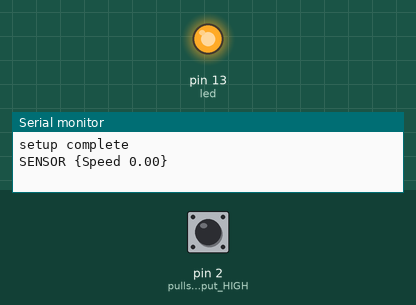
Recording of a sketch running on a simulated Arduino Mega 2560, built with avr-gcc and run on an emulated ATmega2560. On the bench: output pins drawn as LEDs (lit = HIGH), the last lines printed to the serial monitor. Dashed ring = blinking. The test bench sets the inputs (shaded band); at power-on: pin 2 (pulls_input_HIGH) LOW.

Above: at 1.2 s.
1.3 s: pin 2 (pulls_input_HIGH) pulsed HIGH 5 times (0.12 s each, 0.3 s apart)
At 1.75 s:
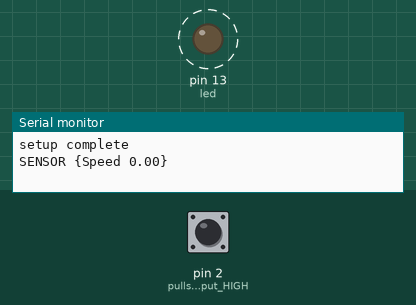
4.3 s: pin 2 (pulls_input_HIGH) driven HIGH
At 4.6 s:
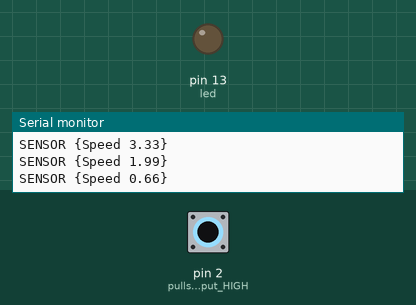
Timing chart, 0 to 7.3 s (numbered marks = the images above; inputs shaded):
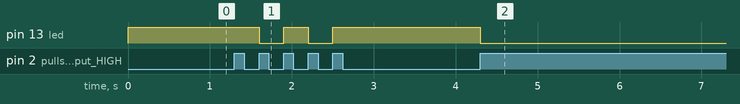

The sketch:

C6_WheelRevSerial.ino
```cpp
/* Wheel Revolution Interrupt routine
   Ben Spencer 10/21/13
   Modified by Tyler Folsom 3/16/14

   A cyclometer gives a click once per revolution.
   This routine computes the speed.
*/
// CLICK_IN defined: use interrupt; not defined: simulate with timer
#define CLICK_IN
#define LOOP_TIME_MS 1000
#define CLICK_TIME_MS 1000

#define WHEEL_DIAMETER_MM 397
#define MEG 1000000
#define MAX_SPEED_KPH 200
#define MAX_SPEED_mmPs   ((MAX_SPEED_KPH * MEG) / 3600)
// MAX_SPEED_mmPs = 13,888 mm/s = 13.888 m/s
unsigned long MinTickTime_ms;
// ((WHEEL_DIAMETER_MM * 3142) / MAX_SPEED_mmPs)
// MinTickTime_ms = 89 ms
#define MIN_SPEED_mPh 500
// A speed of less than 0.5 KPH is zero.
unsigned long MaxTickTime_ms;
// ((WHEEL_DIAMETER_MM * 3142) / MIN_SPEED_mmPs)
// MinTickTime_ms = 9239 ms = 9 sec

float Odometer_m = 0;
long SpeedCyclometer_mmPs = 0;
// Speed in revolutions per second is independent of wheel size.
float SpeedCyclometer_revPs = 0.0;//revolutions per sec
volatile unsigned long TickTime = 0;
long WheelRev_ms = 0;
volatile unsigned long OldTick = 0;
// volatile unsigned long InterruptCount =0;
#define IRQ_NONE 0
#define IRQ_FIRST 1
#define IRQ_RUNNING 2
volatile int InterruptState = IRQ_NONE;
unsigned long ShowTime_ms;

/*---------------------------------------------------------------------------------------*/
// WheelRev is called by an interrupt.
void WheelRev()
{
    static int flip = 0;
    unsigned long tick;
    noInterrupts();
    tick = millis();
    if (InterruptState != IRQ_RUNNING)
    // Need to process 1st two interrupts before results are meaningful.
        InterruptState++;

    if (tick - TickTime > MinTickTime_ms)
    {
        OldTick = TickTime;
        TickTime = tick;
    }
    if (flip)
        digitalWrite(13, LOW);
    else
        digitalWrite(13, HIGH);
    flip =!flip;

    interrupts();
}
/*---------------------------------------------------------------------------------------*/

void setup()
{
    Serial.begin(115200);//serial monitor
    Serial2.begin(115200); // C6 to C4

    pinMode(13, OUTPUT); //led
    digitalWrite(13, HIGH);//turn LED on

    pinMode(2, INPUT);//pulls input HIGH
    float MinTick = WHEEL_DIAMETER_MM * PI;
//    Serial.print (" MinTick = ");
//    Serial.println (MinTick);
    MinTick *= 1000.0;
    MinTick /= MAX_SPEED_mmPs;
//    Serial.print (MinTick);
    MinTickTime_ms = MinTick;
//    Serial.print (" MinTickTime_ms = ");
//    Serial.println (MinTickTime_ms);

//    Serial.print (" MIN_SPEED_mPh = ");
//    Serial.print (MIN_SPEED_mPh);
    float MIN_SPEED_mmPs =  ((MIN_SPEED_mPh * 1000.0) / 3600.0);
    // MIN_SPEED_mmPs = 135 mm/s
//    Serial.print (" MIN_SPEED_mmPs = ");
//    Serial.print (MIN_SPEED_mmPs);
    float MaxTick = (WHEEL_DIAMETER_MM * PI * 1000.0) / MIN_SPEED_mmPs;
//    Serial.print (" MaxTick = ");
//    Serial.print (MaxTick);
    MaxTickTime_ms = MaxTick;
//    Serial.print (" MaxTickTime = ");
//    Serial.println (MaxTickTime_ms);
    TickTime = millis();
    // OldTick will normally be less than TickTime.
    // When it is greater, TickTime - OldTick is a large positive number,
    // indicating that we have not moved.
    // TickTime would overflow after days of continuous operation, causing a glitch of
    // a display of zero speed.  It is unlikely that we have enough battery power to ever see this.
    OldTick = TickTime;
    ShowTime_ms = TickTime;
    InterruptState = IRQ_NONE;
    attachInterrupt (0, WheelRev, RISING);//pin 2 on Mega
    Serial.println("setup complete");
}
/*---------------------------------------------------------------------------------------*/

void loop()
{
    int i, cycles;
    unsigned long time, endTime;
      time = millis();
  if (LOOP_TIME_MS > CLICK_TIME_MS)
  {  // high speed
    cycles = LOOP_TIME_MS / CLICK_TIME_MS;
 //delay until endTime
  //keeps a constant rate of loop calls,
  //but don't count time in loop
    for (i=0; i<cycles; i++)
    {
      endTime = time + CLICK_TIME_MS ;//loop at 0.25 sec
      while (time < endTime)
      {
         time = millis();
      }
      WheelRev();
    }
    show_speed();
  }
  else  // low speed
  {
    cycles = CLICK_TIME_MS / LOOP_TIME_MS;
   for (i=0; i<cycles; i++)
    {
      endTime = time + LOOP_TIME_MS ;
      while (time < endTime)
      {
         time = millis();
      }
      show_speed();
    }
  }
}
/*---------------------------------------------------------------------------------------*/
void show_speed()
{
   ShowTime_ms = millis();
   if (InterruptState == IRQ_NONE || InterruptState == IRQ_FIRST)  // no OR 1 interrupts
   {
       SpeedCyclometer_mmPs = 0;
       SpeedCyclometer_revPs = 0;
   }
  //check if velocity has gone to zero

    if(ShowTime_ms - TickTime > MaxTickTime_ms)
    {  // stopped
       SpeedCyclometer_mmPs = 0;
       SpeedCyclometer_revPs = 0;
    }
    else
    {  // moving
        WheelRev_ms = max(TickTime - OldTick, ShowTime_ms - TickTime);
        if (InterruptState == IRQ_RUNNING)
        {  // have new data

            float Circum_mm = (WHEEL_DIAMETER_MM * PI);
            if (WheelRev_ms > 0)
            {
                SpeedCyclometer_revPs = 1000.0 / WheelRev_ms;
                SpeedCyclometer_mmPs  = Circum_mm * SpeedCyclometer_revPs;
            }
         else
         {
             SpeedCyclometer_mmPs = 0;
             SpeedCyclometer_revPs = 0;
         }
      }
    }
  // Serial 2 connects C6 to C4
    Serial2.print("SENSOR {Speed ");
    Serial2.print(SpeedCyclometer_revPs);
    Serial2.println("}");
 // C4 to C3
 // C3 to C2 via pin 18 on DB25
 // Short Pin 18 to 19 (Or have C2 repeat what it received)
 // Pin 19 on DB25 goes to Serial2 input.
    // Show on monitor
    Serial.print("SENSOR ");
    Serial.print("{Speed ");
    Serial.print(SpeedCyclometer_revPs);
    Serial.println("}");
    Odometer_m += (float)(LOOP_TIME_MS * SpeedCyclometer_mmPs) / MEG;

}
```

Measured:
- after the input at 1.3 s, pin 13 (led): alternates HIGH for 0.30 s and LOW for 0.30 s, 4 changes in all, then stays HIGH, starting after 0.30 s
- after the input at 4.3 s, pin 13 (led): HIGH → LOW at once
